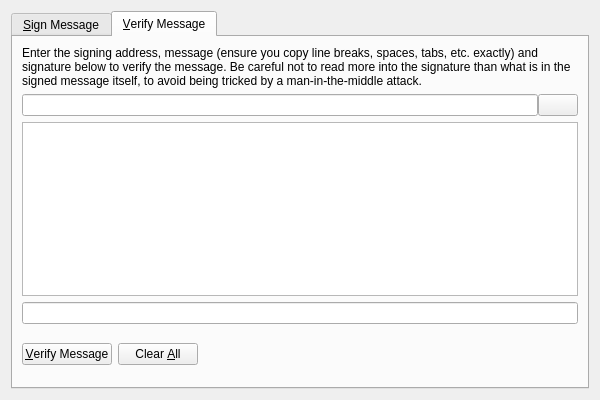
<?xml version="1.0" encoding="UTF-8"?>
<ui version="4.0">
 <class>SignVerifyMessageDialog</class>
 <widget class="QDialog" name="SignVerifyMessageDialog">
  <property name="geometry">
   <rect>
    <x>0</x>
    <y>0</y>
    <width>600</width>
    <height>400</height>
   </rect>
  </property>
  <property name="windowTitle">
   <string>Signatures - Sign / Verify a Message</string>
  </property>
  <property name="modal">
   <bool>true</bool>
  </property>
  <layout class="QVBoxLayout" name="verticalLayout">
   <item>
    <widget class="QTabWidget" name="tabWidget">
     <property name="currentIndex">
      <number>1</number>
     </property>
     <widget class="QWidget" name="tabSignMessage">
      <attribute name="title">
       <string>&amp;Sign Message</string>
      </attribute>
      <layout class="QVBoxLayout" name="verticalLayout_SM">
       <item>
        <widget class="QLabel" name="infoLabel_SM">
         <property name="text">
          <string>You can sign messages with your addresses to prove you own them. Be careful not to sign anything vague, as phishing attacks may try to trick you into signing your identity over to them. Only sign fully-detailed statements you agree to.</string>
         </property>
         <property name="textFormat">
          <enum>Qt::PlainText</enum>
         </property>
         <property name="wordWrap">
          <bool>true</bool>
         </property>
        </widget>
       </item>
       <item>
        <layout class="QHBoxLayout" name="horizontalLayout_1_SM">
         <property name="spacing">
          <number>0</number>
         </property>
         <item>
          <widget class="QValidatedLineEdit" name="addressIn_SM">
           <property name="toolTip">
            <string>The address to sign the message with</string>
           </property>
           <property name="maxLength">
            <number>34</number>
           </property>
          </widget>
         </item>
         <item>
          <widget class="QPushButton" name="addressBookButton_SM">
           <property name="toolTip">
            <string>Choose an address from the address book</string>
           </property>
           <property name="text">
            <string/>
           </property>
           <property name="icon">
            <iconset resource="../bitcoin.qrc">
             <normaloff>:/icons/address-book</normaloff>:/icons/address-book</iconset>
           </property>
           <property name="shortcut">
            <string>Alt+A</string>
           </property>
           <property name="autoDefault">
            <bool>false</bool>
           </property>
          </widget>
         </item>
         <item>
          <widget class="QPushButton" name="pasteButton_SM">
           <property name="toolTip">
            <string>Paste address from clipboard</string>
           </property>
           <property name="text">
            <string/>
           </property>
           <property name="icon">
            <iconset resource="../bitcoin.qrc">
             <normaloff>:/icons/editpaste</normaloff>:/icons/editpaste</iconset>
           </property>
           <property name="shortcut">
            <string>Alt+P</string>
           </property>
           <property name="autoDefault">
            <bool>false</bool>
           </property>
          </widget>
         </item>
        </layout>
       </item>
       <item>
        <widget class="QPlainTextEdit" name="messageIn_SM">
         <property name="toolTip">
          <string>Enter the message you want to sign here</string>
         </property>
        </widget>
       </item>
       <item>
        <layout class="QHBoxLayout" name="horizontalLayout_2_SM">
         <property name="spacing">
          <number>0</number>
         </property>
         <item>
          <widget class="QLineEdit" name="signatureOut_SM">
           <property name="font">
            <font>
             <italic>true</italic>
            </font>
           </property>
           <property name="readOnly">
            <bool>true</bool>
           </property>
          </widget>
         </item>
         <item>
          <widget class="QPushButton" name="copySignatureButton_SM">
           <property name="toolTip">
            <string>Copy the current signature to the system clipboard</string>
           </property>
           <property name="text">
            <string/>
           </property>
           <property name="icon">
            <iconset resource="../bitcoin.qrc">
             <normaloff>:/icons/editcopy</normaloff>:/icons/editcopy</iconset>
           </property>
           <property name="autoDefault">
            <bool>false</bool>
           </property>
          </widget>
         </item>
        </layout>
       </item>
       <item>
        <layout class="QHBoxLayout" name="horizontalLayout_3_SM">
         <item>
          <widget class="QPushButton" name="signMessageButton_SM">
           <property name="toolTip">
            <string>Sign the message to prove you own this Digitalmoneybits address</string>
           </property>
           <property name="text">
            <string>&amp;Sign Message</string>
           </property>
           <property name="icon">
            <iconset resource="../bitcoin.qrc">
             <normaloff>:/icons/edit</normaloff>:/icons/edit</iconset>
           </property>
           <property name="autoDefault">
            <bool>false</bool>
           </property>
          </widget>
         </item>
         <item>
          <widget class="QPushButton" name="clearButton_SM">
           <property name="toolTip">
            <string>Reset all sign message fields</string>
           </property>
           <property name="text">
            <string>Clear &amp;All</string>
           </property>
           <property name="icon">
            <iconset resource="../bitcoin.qrc">
             <normaloff>:/icons/remove</normaloff>:/icons/remove</iconset>
           </property>
           <property name="autoDefault">
            <bool>false</bool>
           </property>
          </widget>
         </item>
         <item>
          <spacer name="horizontalSpacer_1_SM">
           <property name="orientation">
            <enum>Qt::Horizontal</enum>
           </property>
           <property name="sizeHint" stdset="0">
            <size>
             <width>40</width>
             <height>48</height>
            </size>
           </property>
          </spacer>
         </item>
         <item>
          <widget class="QLabel" name="statusLabel_SM">
           <property name="font">
            <font>
             <weight>75</weight>
             <bold>true</bold>
            </font>
           </property>
           <property name="text">
            <string/>
           </property>
           <property name="wordWrap">
            <bool>true</bool>
           </property>
          </widget>
         </item>
         <item>
          <spacer name="horizontalSpacer_2_SM">
           <property name="orientation">
            <enum>Qt::Horizontal</enum>
           </property>
           <property name="sizeHint" stdset="0">
            <size>
             <width>40</width>
             <height>48</height>
            </size>
           </property>
          </spacer>
         </item>
        </layout>
       </item>
      </layout>
     </widget>
     <widget class="QWidget" name="tabVerifyMessage">
      <attribute name="title">
       <string>&amp;Verify Message</string>
      </attribute>
      <layout class="QVBoxLayout" name="verticalLayout_VM">
       <item>
        <widget class="QLabel" name="infoLabel_VM">
         <property name="text">
          <string>Enter the signing address, message (ensure you copy line breaks, spaces, tabs, etc. exactly) and signature below to verify the message. Be careful not to read more into the signature than what is in the signed message itself, to avoid being tricked by a man-in-the-middle attack.</string>
         </property>
         <property name="textFormat">
          <enum>Qt::PlainText</enum>
         </property>
         <property name="alignment">
          <set>Qt::AlignLeading|Qt::AlignLeft|Qt::AlignTop</set>
         </property>
         <property name="wordWrap">
          <bool>true</bool>
         </property>
        </widget>
       </item>
       <item>
        <layout class="QHBoxLayout" name="horizontalLayout_1_VM">
         <property name="spacing">
          <number>0</number>
         </property>
         <item>
          <widget class="QValidatedLineEdit" name="addressIn_VM">
           <property name="toolTip">
            <string>The address the message was signed with (e.g. T8gZqgY4r2RoEdqYk3QsAqFckyf9pRHN6i)</string>
           </property>
           <property name="maxLength">
            <number>34</number>
           </property>
          </widget>
         </item>
         <item>
          <widget class="QPushButton" name="addressBookButton_VM">
           <property name="toolTip">
            <string>Choose an address from the address book</string>
           </property>
           <property name="text">
            <string/>
           </property>
           <property name="icon">
            <iconset resource="../bitcoin.qrc">
             <normaloff>:/icons/address-book</normaloff>:/icons/address-book</iconset>
           </property>
           <property name="shortcut">
            <string>Alt+A</string>
           </property>
           <property name="autoDefault">
            <bool>false</bool>
           </property>
          </widget>
         </item>
        </layout>
       </item>
       <item>
        <widget class="QPlainTextEdit" name="messageIn_VM"/>
       </item>
       <item>
        <widget class="QValidatedLineEdit" name="signatureIn_VM"/>
       </item>
       <item>
        <layout class="QHBoxLayout" name="horizontalLayout_2_VM">
         <item>
          <widget class="QPushButton" name="verifyMessageButton_VM">
           <property name="toolTip">
            <string>Verify the message to ensure it was signed with the specified Digitalmoneybits address</string>
           </property>
           <property name="text">
            <string>&amp;Verify Message</string>
           </property>
           <property name="icon">
            <iconset resource="../bitcoin.qrc">
             <normaloff>:/icons/transaction_0</normaloff>:/icons/transaction_0</iconset>
           </property>
           <property name="autoDefault">
            <bool>false</bool>
           </property>
          </widget>
         </item>
         <item>
          <widget class="QPushButton" name="clearButton_VM">
           <property name="toolTip">
            <string>Reset all verify message fields</string>
           </property>
           <property name="text">
            <string>Clear &amp;All</string>
           </property>
           <property name="icon">
            <iconset resource="../bitcoin.qrc">
             <normaloff>:/icons/remove</normaloff>:/icons/remove</iconset>
           </property>
           <property name="autoDefault">
            <bool>false</bool>
           </property>
          </widget>
         </item>
         <item>
          <spacer name="horizontalSpacer_1_VM">
           <property name="orientation">
            <enum>Qt::Horizontal</enum>
           </property>
           <property name="sizeHint" stdset="0">
            <size>
             <width>40</width>
             <height>48</height>
            </size>
           </property>
          </spacer>
         </item>
         <item>
          <widget class="QLabel" name="statusLabel_VM">
           <property name="font">
            <font>
             <weight>75</weight>
             <bold>true</bold>
            </font>
           </property>
           <property name="text">
            <string/>
           </property>
           <property name="wordWrap">
            <bool>true</bool>
           </property>
          </widget>
         </item>
         <item>
          <spacer name="horizontalSpacer_2_VM">
           <property name="orientation">
            <enum>Qt::Horizontal</enum>
           </property>
           <property name="sizeHint" stdset="0">
            <size>
             <width>40</width>
             <height>48</height>
            </size>
           </property>
          </spacer>
         </item>
        </layout>
       </item>
      </layout>
     </widget>
    </widget>
   </item>
  </layout>
 </widget>
 <customwidgets>
  <customwidget>
   <class>QValidatedLineEdit</class>
   <extends>QLineEdit</extends>
   <header>qvalidatedlineedit.h</header>
  </customwidget>
 </customwidgets>
 <resources>
  <include location="../bitcoin.qrc"/>
 </resources>
 <connections/>
</ui>
